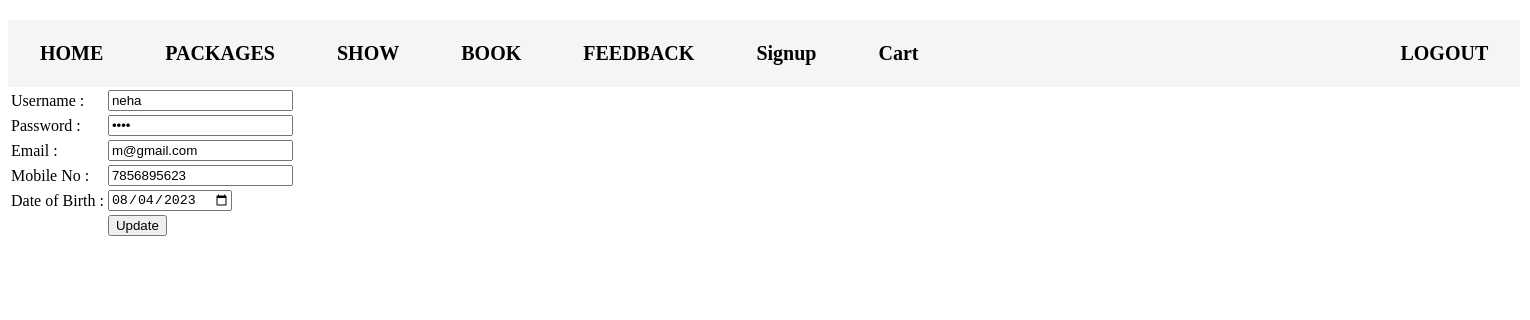
Screenshot of /admin/signupd.php?id=35 (signed in) with the database file from the repository.
### tables this page shows
CREATE TABLE `signup` (
  `id` int(10) NOT NULL,
  `unm` varchar(200) NOT NULL,
  `pass` varchar(8) NOT NULL,
  `email` varchar(100) NOT NULL,
  `cno` varchar(10) NOT NULL,
  `dob` varchar(13) NOT NULL,
  `utype` varchar(20) NOT NULL
);

### admin/signupd.php (the view, shortened to what this page needs)
<?php
	include("connect.php");
	include("header.php");
?>
<table>
<?php
	$id = $_GET['id'];
	$q = mysqli_query($cn,"select * from signup where id = '$id' ");
	echo "<form action='signupdpro.php' method='POST'>";
	while($r = mysqli_fetch_array($q))
	{
		echo "<tr><td>Username :</td>";
		echo "<td><input type='text' name='unm' value=".$r[1]."></td></tr>";
		echo "<tr><td>Password :</td>";
		echo "<td><input type='password' name='pass' value=".$r[2]."></td></tr>";
		echo "<tr><td>Email :</td>";
		echo "<td><input type='email' name='email' value=".$r[3]."></td></tr>";
		echo "<tr><td>Mobile No :</td>";
		echo "<td><input type='text' name='cno' value=".$r[4]."></td></tr>";
		echo "<tr><td>Date of Birth :</td>";
		echo "<td><input type='date' name='dob' value=".$r[5]."></td></tr>";
	}
	echo "<tr>	<td></td><td><input type='submit' name='update' value='Update'></td></tr>";
?>
</table>

### admin/style.css (style rules this page uses)
form { display: flex; flex-direction:column ; width: 100%; align-items: center; background-color: whitesmoke; }

### rows the page displays
signup: unm "neha", email "m@gmail.com", cno "7856895623", dob "08/04/2023"
